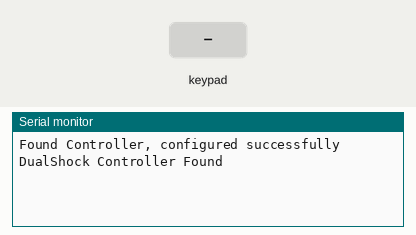
Bench run of a sketch on a simulated Arduino Uno, built with avr-gcc and run on an emulated ATmega328P. Parts: the last lines printed to the serial monitor. The test bench sets the inputs (shaded band).

Above: at 1.2 s.
1.3 s: key 'U' pressed
At 2.5 s:
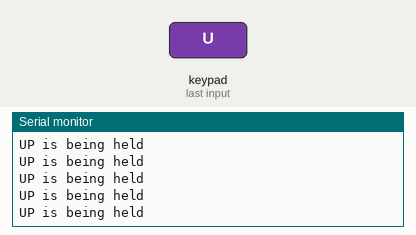
2.8 s: key 'D' pressed
At 4.0 s:
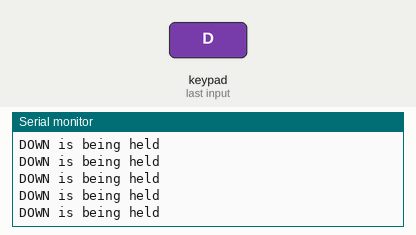
4.3 s: key 'L' pressed
At 5.5 s:
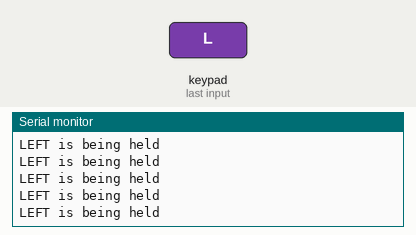
5.8 s: key 'R' pressed
At 7.0 s:
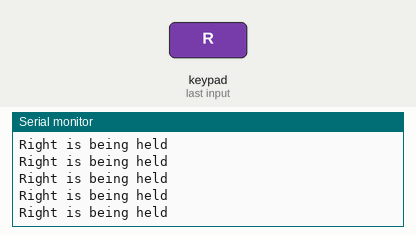
7.3 s: key 'X' pressed
At 8.9 s:
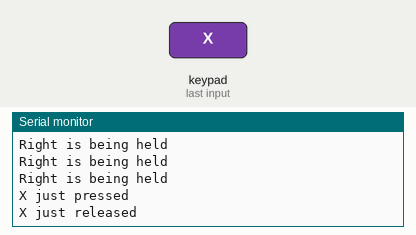
9.2 s: key 'O' pressed
At 10.0 s:
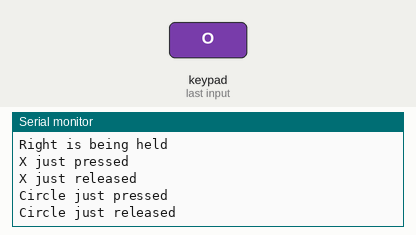

The sketch:

ps2_modified.ino
```cpp
#include "PS2X_lib.h"  //for v1.6

PS2X ps2x; // create PS2 Controller Class

int error = 0;
byte type = 0;
byte vibrate = 0;

void setup(){
  Serial.begin(115200);

  error = ps2x.config_gamepad(10,12,11,13, false, false);   // setup pins: clock, command, attention, data

  if(error == 0){
    Serial.println("Found Controller, configured successfully");
  }
  else if(error == 1)
    Serial.println("No controller found, check wiring");
  else if(error == 2)
    Serial.println("Controller found but not accepting commands");
  else if(error == 3)
    Serial.println("Controller refusing to enter Pressures mode");

  type = ps2x.readType();
  switch(type) {
    case 0: Serial.println("Unknown Controller type"); break;
    case 1: Serial.println("DualShock Controller Found"); break;
    case 2: Serial.println("GuitarHero Controller Found"); break;
  }
}

void loop(){
    ps2x.read_gamepad(false, vibrate); // read controller input

    if(ps2x.Button(PSB_START))
      Serial.println("Start is being held");

    if(ps2x.Button(PSB_SELECT))
      Serial.println("Select is being held");

    if(ps2x.Button(PSB_PAD_UP))
      Serial.println("UP is being held");

    if(ps2x.Button(PSB_PAD_RIGHT))
      Serial.println("Right is being held");

    if(ps2x.Button(PSB_PAD_LEFT))
      Serial.println("LEFT is being held");

    if(ps2x.Button(PSB_PAD_DOWN))
      Serial.println("DOWN is being held");

    if(ps2x.NewButtonState()) {
        if(ps2x.Button(PSB_L3))
          Serial.println("L3 pressed");
        if(ps2x.Button(PSB_R3))
          Serial.println("R3 pressed");
        if(ps2x.Button(PSB_L2))
          Serial.println("L2 pressed");
        if(ps2x.Button(PSB_R2))
          Serial.println("R2 pressed");
    }

    if(ps2x.ButtonPressed(PSB_RED))
          Serial.println("Circle just pressed");
    if(ps2x.ButtonReleased(PSB_RED))
          Serial.println("Circle just released");

    if(ps2x.ButtonPressed(PSB_PINK))
          Serial.println("Square just pressed");
    if(ps2x.ButtonReleased(PSB_PINK))
          Serial.println("Square just released");

    if(ps2x.ButtonPressed(PSB_GREEN))
          Serial.println("Triangle just pressed");
    if(ps2x.ButtonReleased(PSB_GREEN))
          Serial.println("Triangle just released");

    if(ps2x.ButtonPressed(PSB_BLUE))
          Serial.println("X just pressed");
    if(ps2x.ButtonReleased(PSB_BLUE))
         Serial.println("X just released");

    if(ps2x.Button(PSB_L1))
        Serial.println("L1 is being held");

    if(ps2x.Button(PSB_R1))
        Serial.println("R1 is being held");

    delay(50);
}
```

Measured:
- after the input at 1.3 s, the serial monitor: prints a new line at once (image 1)
- after the input at 2.8 s, the serial monitor: prints a new line at once (image 2)
- after the input at 4.3 s, the serial monitor: prints a new line at once (image 3)
- after the input at 5.8 s, the serial monitor: prints a new line after 0.05 s (image 4)
- after the input at 7.3 s, the serial monitor: prints a new line at once (image 5)
- after the input at 9.2 s, the serial monitor: prints a new line at once (image 6)
